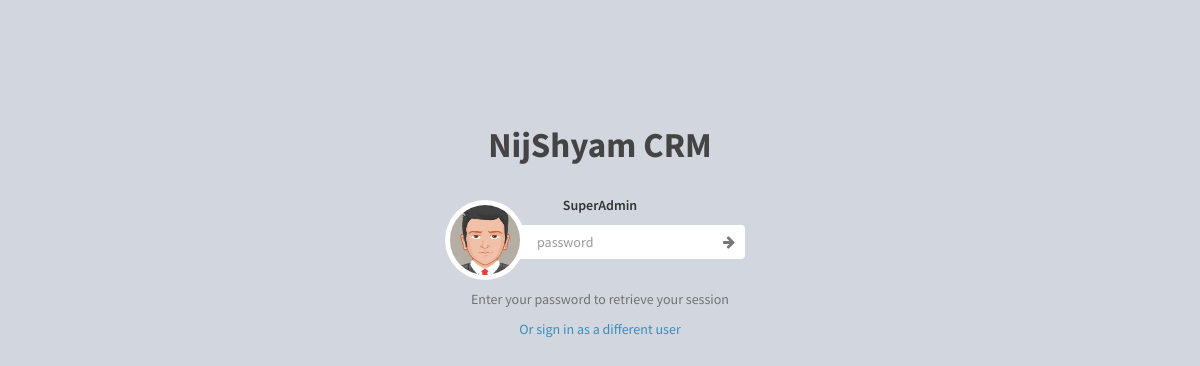
The app's page /lock.php (signed in) with its own data.
### tables this page shows
CREATE TABLE IF NOT EXISTS `user` (
  `id` int(11) NOT NULL AUTO_INCREMENT,
  `user` varchar(200) NOT NULL,
  `email` varchar(200) DEFAULT NULL,
  `name` varchar(200) NOT NULL,
  `image` varchar(200) NOT NULL,
  `password` varchar(200) NOT NULL,
  `mobile` varchar(10) DEFAULT NULL,
  `auth` int(1) NOT NULL,
  `created_by` varchar(20) NOT NULL,
  `df` tinyint(1) NOT NULL DEFAULT '0',
  `c_id` varchar(200) DEFAULT NULL,
  PRIMARY KEY (`id`)
);

### lock.php (the view, shortened to what this page needs)
<?php
include_once('site/config/config.php');
$sel_user = $con->query('select * from user where id = "'.$_SESSION["id"].'"')->fetch_object();
?>
<!DOCTYPE html>
<html>
<head>
  <link rel="stylesheet" href="site/bootstrap/css/bootstrap.min.css">
  <link rel="stylesheet" href="https://cdnjs.cloudflare.com/ajax/libs/font-awesome/4.5.0/css/font-awesome.min.css">
  <link rel="stylesheet" href="https://cdnjs.cloudflare.com/ajax/libs/ionicons/2.0.1/css/ionicons.min.css">
  <link rel="stylesheet" href="site/dist/css/AdminLTE.min.css">
</head>
<body class="hold-transition lockscreen">
<div class="lockscreen-wrapper">
  <div class="lockscreen-logo">
    <a href=""><b><?= company ?></b></a>
  </div>
  <div class="lockscreen-name"><?php echo $sel_user->name; ?></div>
  <div class="lockscreen-item">
    <div class="lockscreen-image">
      <img src="site/<?php echo $sel_user->image; ?>" alt="User Image">
    </div>
    <form class="lockscreen-credentials" method="post" action="" id="butn">
      <div class="input-group">
        <input type="password" id="Lpass" autocomplete="off" class="form-control" placeholder="password">
        <div class="input-group-btn">
          <button type="button" id="but" class="btn"><i class="fa fa-arrow-right text-muted"></i></button>
        </div>
      </div>
    </form>
  </div>
  <div class="help-block text-center">
    <span id="hide">Enter your password to retrieve your session</span><span style="color:red;" id="err"></span>
  </div>
  <div class="text-center">
    <a href="logout.php">Or sign in as a different user</a>
  </div>
</div>
</body>
</html>

### records on screen
user: name "SuperAdmin", image (picture)

### other values on screen
company "NijShyam CRM"
